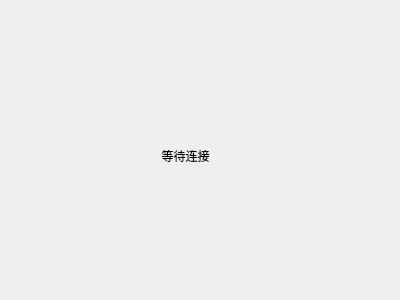
<?xml version="1.0" encoding="UTF-8"?>
<ui version="4.0">
 <class>Widget</class>
 <widget class="QWidget" name="Widget">
  <property name="geometry">
   <rect>
    <x>0</x>
    <y>0</y>
    <width>400</width>
    <height>300</height>
   </rect>
  </property>
  <property name="windowTitle">
   <string>Widget</string>
  </property>
  <widget class="QLabel" name="statusLabel">
   <property name="geometry">
    <rect>
     <x>40</x>
     <y>130</y>
     <width>291</width>
     <height>51</height>
    </rect>
   </property>
   <property name="text">
    <string>等待连接</string>
   </property>
   <property name="alignment">
    <set>Qt::AlignCenter</set>
   </property>
  </widget>
 </widget>
 <layoutdefault spacing="6" margin="11"/>
 <resources/>
 <connections/>
</ui>
